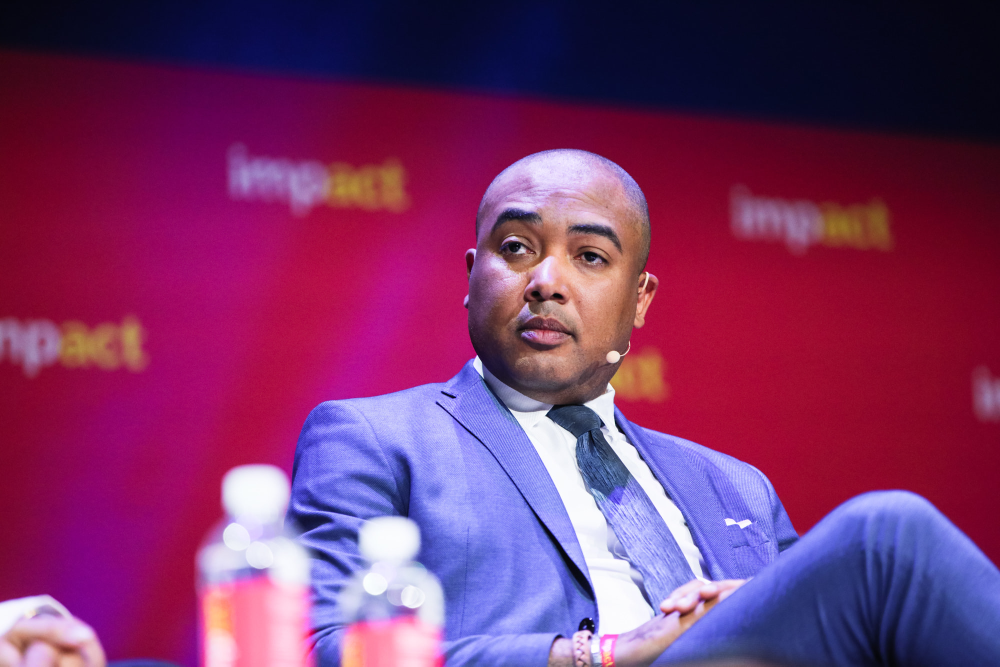
#> input picture images/profile_red_bg.jpg.jpg, 2000 x 1333 px (shown at 1/2 size)
$ python generate_ai_governance_blind_spots.py --output out.png
#> lines starting #> are read from the running program, lines starting #| are printed output that depends on the picture; after the words box and inside, x2 and y2 are one past the last pixel; in counts of white or black regions, pixels touching at a corner belong together
#!/usr/bin/env python3
"""Source-locked premium artwork for the nine AI governance blind spots briefing."""
from __future__ import annotations
import argparse
from pathlib import Path
from PIL import Image, ImageDraw, ImageFont, ImageOps
from reportlab.pdfgen import canvas
from reportlab.lib.pagesizes import A4

ROOT = Path(__file__).resolve().parents[1]
NAVY = '#06213A'; BLUE = '#103E5F'; CYAN = '#04C7EC'; COPPER = '#BF8965'
TEAL = '#257E79'; STEEL = '#486C81'; BG = '#FCFAF7'; WHITE = '#FFFFFF'
INK = '#152D41'; MUTED = '#506779'; EDGE = '#DAE5E8'; LIGHT = '#ECF6F7'
FONT = '/usr/share/fonts/truetype/dejavu/DejaVuSans.ttf'
BOLD = '/usr/share/fonts/truetype/dejavu/DejaVuSans-Bold.ttf'

GROUPS = [
 ('01', 'DISCOVER', 'THE USE', 'Make AI use visible and its data routes accountable.', TEAL, [
  ('01', 'Unapproved AI use', 'Offer useful approved tools; define data rules, SSO and upload controls.', 'search'),
  ('02', 'Missing AI inventory', 'Register each workflow, owner, model, data, purpose and risk.', 'layers'),
  ('03', 'Vendor data exposure', 'Check retention, training terms, subprocessors and contracts.', 'cloud')]),
 ('02', 'AUTHORISE', 'THE WORK', 'Give only the authority the business can justify.', COPPER, [
  ('04', 'Unclear business owner', 'Name an accountable owner with exception and stop rights.', 'user'),
  ('05', 'No risk gate', 'Test accuracy, fairness, privacy, security and potential harm.', 'shield'),
  ('06', 'Missing human review', 'Give reviewers genuine power to challenge, reverse and offer recourse.', 'people')]),
 ('03', 'PROVE', 'IN USE', 'Keep the evidence and the ability to respond.', STEEL, [
  ('07', 'Missing traceability', 'Protect records of key inputs, outputs, versions and approvals.', 'log'),
  ('08', 'Silent drift', 'Monitor quality and re-test after material changes.', 'trend'),
  ('09', 'No incident readiness', 'Prepare pause, rollback, escalation and recovery drills.', 'alert')])]


def color(h): return tuple(int(h[j:j+2], 16) for j in (1,3,5))
def font(sz, bold=False): return ImageFont.truetype(BOLD if bold else FONT, sz)
def txt(d, xy, s, sz, fill, bold=False): d.text(xy, s, font=font(sz, bold), fill=fill)
def wrap(d, content, width, sz, bold=False):
    lines=[]; line=''
    for word in content.split():
        test=(line+' '+word).strip()
        if d.textbbox((0,0), test, font=font(sz, bold))[2] <= width: line=test
        else:
            if line: lines.append(line)
            line=word
    if line:lines.append(line)
    return lines

def para(d,x,y,s,width,sz,fill,bold=False,maxlines=5,spacing=1.29):
    lines=wrap(d,s,width,sz,bold)
    if len(lines)>maxlines: raise ValueError(f'Overflow {sz}px width {width}: {s} => {lines}')
    for line in lines:
        txt(d,(x,y),line,sz,fill,bold);y+=int(sz*spacing)
    return y

def rounded(d, rect, fill, r=18, outline=EDGE, stroke=2):
    d.rounded_rectangle(rect, radius=r, fill=fill, outline=outline, width=stroke)

def fade(d,rect,start,end):
    x1,y1,x2,y2=rect;ca,cb=color(start),color(end)
    for y in range(y1,y2):
        t=(y-y1)/max(y2-y1-1,1)
        cc=tuple(round(ca[i]*(1-t)+cb[i]*t) for i in range(3))
        d.line((x1,y,x2,y),fill=cc)

def icon(d,name,x,y,size=50,ink=INK):
    # Exact semantic line symbols are original; all share the same stroke and bounds.
    w=3;r=size/50
    q=lambda v:int(v*r)
    X=lambda v:x+q(v)
    Y=lambda v:y+q(v)
    if name=='search':
        d.ellipse((X(5),Y(5),X(33),Y(33)),outline=ink,width=w)
        d.line((X(28),Y(30),X(44),Y(46)),fill=ink,width=w+1)
    elif name=='layers':
        for yy in (7,20,33):
            d.line([(X(4),Y(yy+6)),(X(25),Y(yy-3)),(X(46),Y(yy+6)),(X(25),Y(yy+15)),(X(4),Y(yy+6))],fill=ink,width=w)
    elif name=='cloud':
        d.arc((X(5),Y(8),X(45),Y(36)),180,350,fill=ink,width=w)
        d.line((X(7),Y(31),X(27),Y(31)),fill=ink,width=w)
        d.line((X(28),Y(31),X(28),Y(44)),fill=ink,width=w)
        d.line((X(22),Y(38),X(28),Y(44),X(34),Y(38)),fill=ink,width=w)
    elif name=='user':
        d.ellipse((X(17),Y(3),X(33),Y(19)),outline=ink,width=w)
        d.arc((X(5),Y(21),X(45),Y(51)),180,360,fill=ink,width=w)
        d.ellipse((X(33),Y(30),X(47),Y(44)),outline=COPPER,width=w)
    elif name=='shield':
        d.line([(X(25),Y(3)),(X(44),Y(12)),(X(39),Y(37)),(X(25),Y(47)),(X(11),Y(37)),(X(6),Y(12)),(X(25),Y(3))],fill=ink,width=w)
        d.line([(X(15),Y(25)),(X(23),Y(32)),(X(36),Y(17))],fill=ink,width=w)
    elif name=='people':
        d.ellipse((X(18),Y(5),X(32),Y(19)),outline=ink,width=w)
        d.arc((X(8),Y(18),X(42),Y(53)),180,355,fill=ink,width=w)
        for xx in (3,36): d.ellipse((X(xx),Y(13),X(xx+10),Y(23)),outline=ink,width=2)
    elif name=='log':
        d.rounded_rectangle((X(8),Y(3),X(42),Y(47)),radius=3,outline=ink,width=w)
        for yy in (16,25,34):d.line((X(15),Y(yy),X(35),Y(yy)),fill=ink,width=2)
    elif name=='trend':
        d.line((X(6),Y(43),X(6),Y(7)),fill=ink,width=2);d.line((X(6),Y(43),X(46),Y(43)),fill=ink,width=2)
        d.line([(X(11),Y(35)),(X(21),Y(27)),(X(31),Y(31)),(X(43),Y(11))],fill=ink,width=w)
        for xx,yy in [(11,35),(21,27),(31,31),(43,11)]: d.ellipse((X(xx-3),Y(yy-3),X(xx+3),Y(yy+3)),fill=WHITE,outline=ink,width=2)
    elif name=='alert':
        d.arc((X(8),Y(7),X(42),Y(42)),180,360,fill=ink,width=w)
        d.line((X(9),Y(27),X(9),Y(37)),fill=ink,width=w)
        d.line((X(41),Y(27),X(41),Y(37)),fill=ink,width=w)
        d.line((X(9),Y(37),X(41),Y(37)),fill=ink,width=w)
        d.ellipse((X(23),Y(43),X(27),Y(47)),fill=ink)

def header(im,mobile):
    d=ImageDraw.Draw(im);w=im.width;h=340 if mobile else 320
    fade(d,(0,0,w,h),NAVY,BLUE)
    for j in range(4):
        d.arc((-70,20+j*14,w+80,275+j*7),196,343,fill='#1F5570',width=2)
    d.rectangle((32,40,40,109),fill=COPPER)
    txt(d,(60,39),'EXECUTIVE AI BRIEFING   /   GOVERNANCE',17 if mobile else 19,CYAN,True)
    if mobile:
        txt(d,(38,98),'WHO IS ACCOUNTABLE',39,WHITE,True)
        txt(d,(38,154),'FOR THE AI YOU',39,WHITE,True)
        txt(d,(38,207),'CANNOT SEE?',44,'#F0C19E',True)
        para(d,39,275,'Nine governance gaps. Three operating obligations.',w-70,20,'#E3EDF4',False,2)
    else:
        txt(d,(60,111),'WHO IS ACCOUNTABLE FOR',50,WHITE,True)
        txt(d,(60,179),'THE AI YOU CANNOT SEE?',48,'#F0C19E',True)
        txt(d,(63,263),'Nine governance gaps. Three executive obligations.',22,'#E3EDF4')

def desktop_section(im,y,group):
    n,h1,h2,sub,accent,items=group;d=ImageDraw.Draw(im)
    x0=27;x1=1173;height=374
    rounded(d,(x0,y,x1,y+height),WHITE,23,EDGE,2)
    # Left side with a decisive editorial domain panel.
    rgb=color(accent);side='#'+''.join(f'{min(255,int(x*.86)):02x}' for x in rgb)
    d.rounded_rectangle((x0+1,y+1,251,y+height-1),radius=21,fill=side)
    d.rectangle((231,y+4,251,y+height-4),fill=side)
    txt(d,(56,y+32),n,31,'#B8F2F0' if accent==TEAL else '#FCE4D4',True)
    d.line((55,y+90,172,y+90),fill='#F7EDE0',width=2)
    txt(d,(55,y+112),h1,28,WHITE,True)
    txt(d,(55,y+151),h2,27,WHITE,True)
    para(d,55,y+235,sub,170,18,'#E5F0F1',maxlines=5)
    for i,(number,title,detail,glyph) in enumerate(items):
        x=269+i*299;right=x+283
        rounded(d,(x,y+18,right,y+height-18),BG,16,EDGE,2)
        d.rounded_rectangle((x+16,y+28,x+82,y+94),radius=13,fill=LIGHT,outline='#CEE7E9',width=1)
        icon(d,glyph,x+25,y+38,48)
        txt(d,(x+93,y+40),number,26,accent,True)
        para(d,x+17,y+119,title,253,23,INK,True,2)
        d.line((x+18,y+202,right-18,y+202),fill='#C8D9DC',width=2)
        para(d,x+18,y+224,detail,247,19,MUTED,maxlines=5)

def mobile_section(im,y,group):
    n,h1,h2,sub,accent,items=group;d=ImageDraw.Draw(im);x=24;w=672
    rounded(d,(x,y,x+w,y+698),WHITE,23,EDGE)
    d.rounded_rectangle((x+3,y+3,x+w-3,y+119),radius=17,fill=accent)
    txt(d,(x+26,y+19),n,26,WHITE,True)
    txt(d,(x+89,y+18),h1+' '+h2,30,WHITE,True)
    para(d,x+89,y+70,sub,w-110,17,'#F4F9FA',maxlines=2)
    for i,(number,title,detail,glyph) in enumerate(items):
        cy=y+137+i*181
        rounded(d,(x+16,cy,x+w-16,cy+165),BG,15,EDGE)
        d.rounded_rectangle((x+32,cy+23,x+108,cy+99),radius=14,fill=LIGHT)
        icon(d,glyph,x+44,cy+34,53)
        txt(d,(x+124,cy+23),number+'  '+title,23,INK,True)
        para(d,x+124,cy+69,detail,w-164,19,MUTED,maxlines=3)

def control_record(im,y,mobile):
    d=ImageDraw.Draw(im);x=24 if mobile else 29;right=im.width-x;h=151 if mobile else 149
    rounded(d,(x,y,right,y+h),NAVY,20,NAVY)
    d.rounded_rectangle((x+14,y+17,x+21,y+h-18),radius=2,fill=CYAN)
    txt(d,(x+42,y+17),'LIVE AI CONTROL RECORD',29 if mobile else 35,WHITE,True)
    a='Purpose  •  Owner  •  Data  •  Authority  •  Risk  •  Proof  •  Stop right'
    para(d,x+44,y+82,a,right-x-65,16 if mobile else 19,'#D4EAF2',maxlines=2)

def actions(im,y,mobile):
    d=ImageDraw.Draw(im);x=24 if mobile else 30;w=im.width-2*x
    txt(d,(x+4,y),'THE EXECUTIVE DECISION',27 if mobile else 30,NAVY,True)
    pairs=[('CONTINUE',TEAL),('RESTRICT',COPPER),('REPAIR',STEEL),('STOP','#994F40')]
    gap=10 if mobile else 14;cw=(w-3*gap)//4
    for i,(label,accent) in enumerate(pairs):
        left=x+i*(cw+gap);top=y+56
        rounded(d,(left,top,left+cw,top+(63 if mobile else 68)),accent,12,accent,1)
        line=label;sz=19 if mobile else 23
        tw=d.textbbox((0,0),line,font=font(sz,True))[2]
        txt(d,(left+(cw-tw)//2,top+16),line,sz,WHITE,True)
    para(d,x+3,y+144,'Continue only where controls work; otherwise restrict, repair or stop.',w-6,17 if mobile else 19,MUTED,maxlines=2)

def footer(im,y,mobile):
    d=ImageDraw.Draw(im);fade(d,(0,y,im.width,im.height),NAVY,BLUE);d.rectangle((0,y,im.width,y+4),fill=CYAN)
    radius=37 if mobile else 42;cx=63 if mobile else 80;cy=y+69
    d.ellipse((cx-radius-4,cy-radius-4,cx+radius+4,cy+radius+4),fill=WHITE)
    candidates=[ROOT/'images'/'profile_red_bg.jpg.jpg',Path('/mnt/data/f5z4a.300-300_Original(1).jpeg')]
    path=next((p for p in candidates if p.exists()),None)
    if path:
        with Image.open(path) as photo:
            if 'profile_red' in path.name and photo.width>800:
                tw,th=photo.size;photo=photo.crop((int(tw*.42),int(th*.16),int(tw*.70),int(th*.60)))
            photo=ImageOps.fit(photo.convert('RGB'),(radius*2,radius*2),method=Image.Resampling.LANCZOS,centering=(.5,.4))
        mask=Image.new('L',(radius*2,radius*2));ImageDraw.Draw(mask).ellipse((0,0,radius*2,radius*2),fill=255)
        im.paste(photo,(cx-radius,cy-radius),mask)
    d=ImageDraw.Draw(im);x=cx+radius+23
    txt(d,(x,y+26),'Jair Ribeiro',24 if mobile else 28,WHITE,True)
    txt(d,(x,y+66),'AI LEADER',16 if mobile else 17,CYAN,True)
    para(d,x,y+97,'Enterprise AI Adoption · Governance · Business Transformation',im.width-x-19,14 if mobile else 15,'#DBE8F1',maxlines=2)

def render(mobile=False):
    if mobile:w,h=720,3200
    else:w,h=1200,2210
    im=Image.new('RGB',(w,h),BG)
    header(im,mobile)
    d=ImageDraw.Draw(im)
    if mobile:
        rounded(d,(23,360,697,492),'#E5F2F4',18,'#B7D9DF')
        para(d,46,378,'THE MANAGEMENT TEST',630,19,TEAL,True,1)
        para(d,46,420,'Can we explain who uses AI, who permits it and how we would stop it?',619,20,INK,maxlines=2)
        ys=[516,1227,1938]
        for y,group in zip(ys,GROUPS):mobile_section(im,y,group)
        control_record(im,2654,True);actions(im,2820,True);footer(im,3057,True)
    else:
        rounded(d,(30,340,1170,480),'#E5F2F4',19,'#B7D9DF')
        txt(d,(57,360),'THE MANAGEMENT TEST',18,TEAL,True)
        para(d,57,406,'Can we explain who uses AI, who permits it and how we would stop it?',1050,25,INK,maxlines=2)
        ys=[501,887,1273]
        for y,group in zip(ys,GROUPS):desktop_section(im,y,group)
        control_record(im,1692,False);actions(im,1873,False);footer(im,2061,False)
    return im

def run(folder):
    folder=Path(folder);folder.mkdir(parents=True,exist_ok=True)
    for name,mobile in [('desktop',False),('mobile',True)]:
        im=render(mobile);im.save(folder/(name+'.png'),optimize=True)
#> after the loop in render, `for y,group in zip(ys,GROUPS):desktop_section(im,y,group)`:
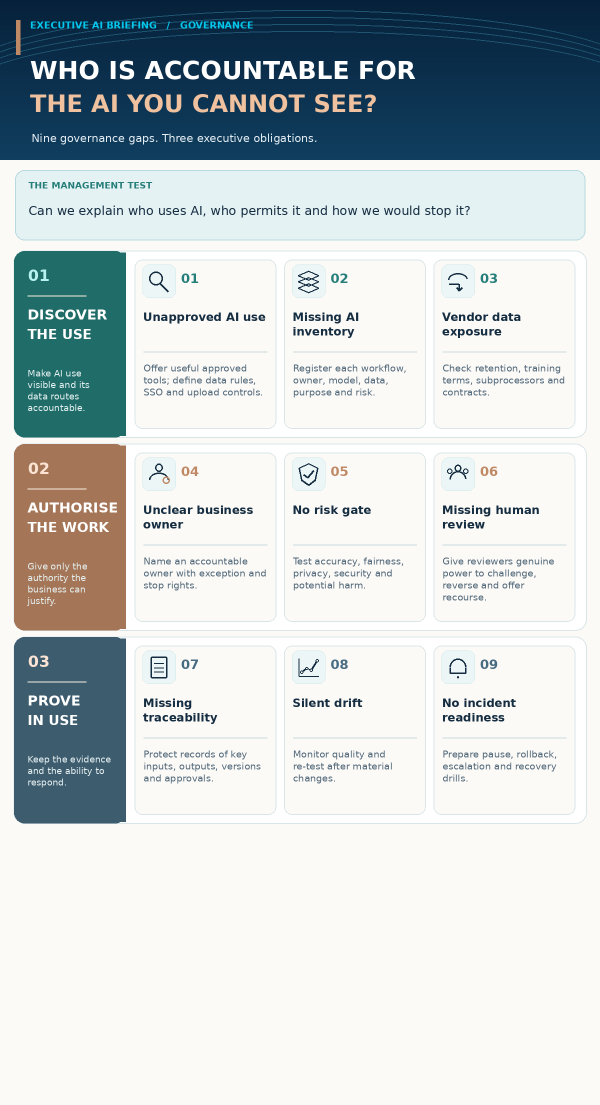
#> im: PIL image 1200x2210 RGB (shown at 1/2 size); mean R, G, B 199, 206.2, 208.2
#> in render, `control_record(im, 1692, False)`:
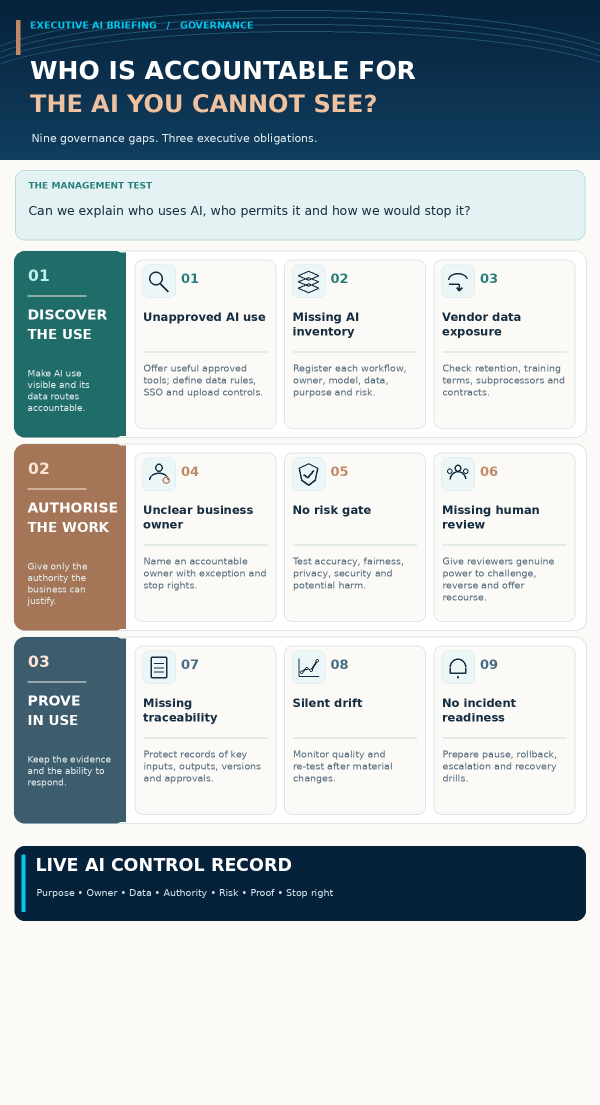
#> im: PIL image 1200x2210 RGB (shown at 1/2 size); mean R, G, B 183.9, 192.9, 196.6
#> the loop in actions, `for i,(label,accent) in enumerate(pairs):` made 4 passes
#> tw on passes 1 to 4: 134, 125, 93, 69
#> in render, `actions(im, 1873, False)`:
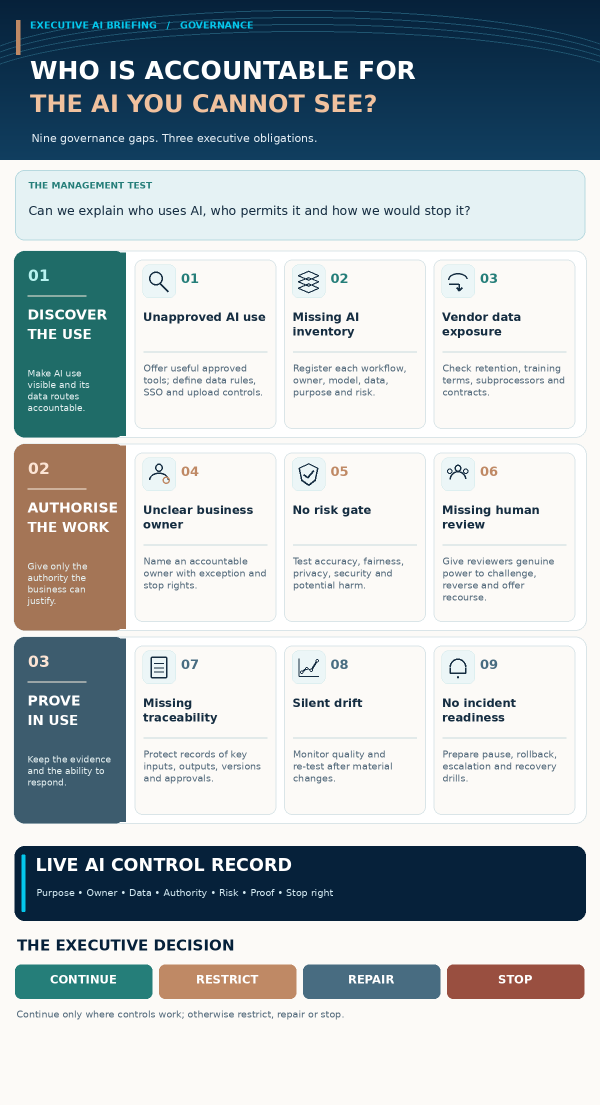
#> im: PIL image 1200x2210 RGB (shown at 1/2 size); mean R, G, B 179.6, 188.7, 192.3
#> in footer, photo is the input picture: PIL image 2000x1333 RGB; mean R, G, B 122.6, 51.7, 104.9
#> in footer, `photo = photo.crop((int(tw * 0.42), int(th * 0.16), int(tw * 0.7), int`:
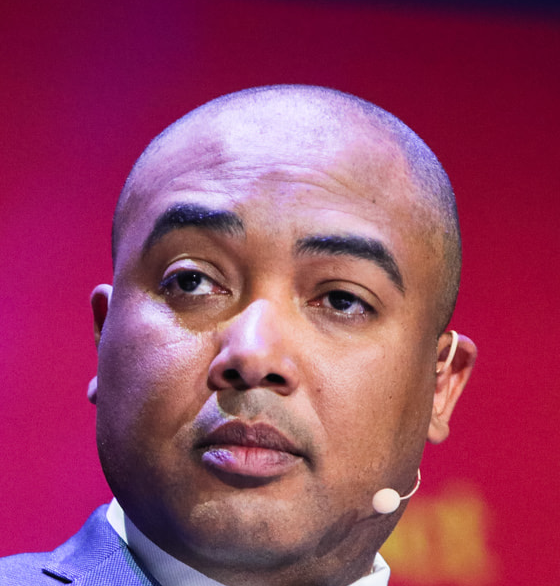
#> photo: PIL image 560x586 RGB; mean R, G, B 150.9, 64.6, 98.4
#> in footer, `photo=ImageOps.fit(photo.convert('RGB'),(radius*2,radius*2),method=Ima..`:
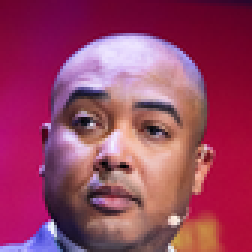
#> photo: PIL image 84x84 RGB (shown 3 times larger); mean R, G, B 152.6, 64.9, 98.5
#> in footer, `mask = Image.new('L', (radius * 2, radius * 2))`: mask: PIL image 84x84 L; every value is 0
#> in footer, `ImageDraw.Draw(mask).ellipse((0, 0, radius * 2, radius * 2), fill=255)`:
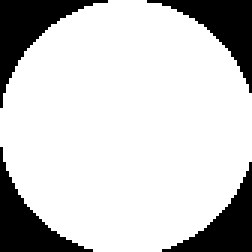
#> mask: PIL image 84x84 L (shown 3 times larger); 79.7% white; 4 black regions, box (x1, y1, x2, y2) and area: (0, 0, 36, 36) 393, (49, 0, 84, 31) 357, (0, 49, 31, 84) 357, (54, 54, 84, 84) 322
#> in footer, `im.paste(photo,(cx-radius,cy-radius),mask)`:
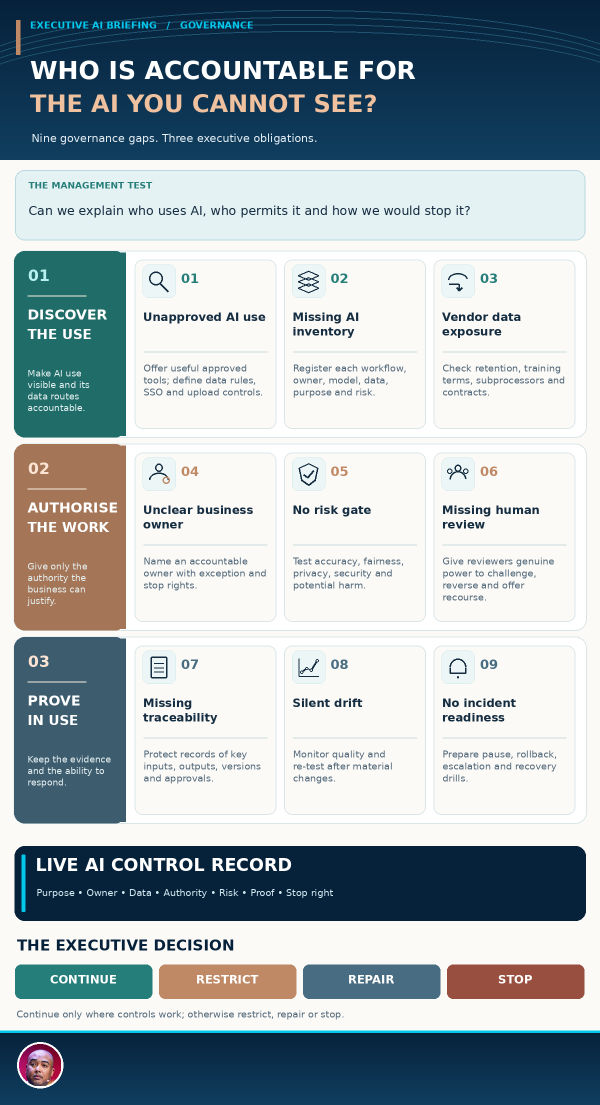
#> im: PIL image 1200x2210 RGB (shown at 1/2 size); mean R, G, B 163.7, 175.6, 181.4
        im.save(folder/(name+'.webp'),format='WEBP',quality=84,method=6)
        print(name,im.size)
#| desktop (1200, 2210)
    c=canvas.Canvas(str(folder/'infographic.pdf'),pagesize=A4)
    w,h=A4; im=Image.open(folder/'desktop.png');ratio=min(w/im.width,h/im.height)
    width,height=im.width*ratio,im.height*ratio
    c.drawImage(str(folder/'desktop.png'),(w-width)/2,(h-height)/2,width=width,height=height)
    c.setTitle('Who is accountable for the AI you cannot see?')
    c.setAuthor('Jair Ribeiro');c.showPage();c.save()
if __name__=='__main__':
    p=argparse.ArgumentParser();p.add_argument('--output',required=True)
    run(p.parse_args().output)
#> (the call stopped at in run, `c=canvas.Canvas(str(folder/'infographic.pdf'),pagesize=A4)`: reportlab is not available in this run)
